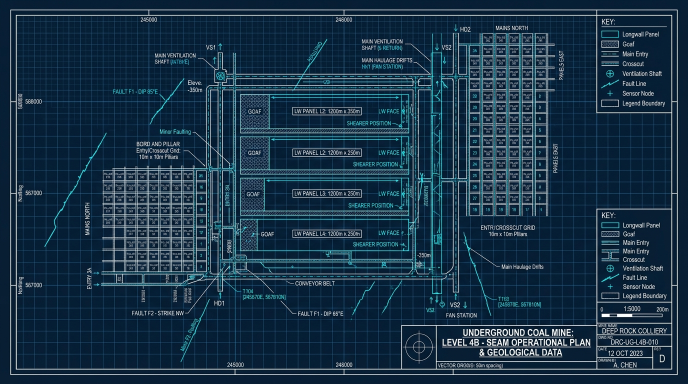
#> input picture authentication-admin/mine-frontpage/assets/sample_mine_blueprint.jpg, 1376 x 768 px (shown at 1/2 size)
$ python test_cv.py
#> lines starting #> are read from the running program, lines starting #| are printed output that depends on the picture; after the words box and inside, x2 and y2 are one past the last pixel; in counts of white or black regions, pixels touching at a corner belong together
### backend/cv_engine.py
"""
MINEGUARD AI — Underground Mine Blueprint Computer Vision & ML Extraction Engine

Performs automated computer vision analysis on uploaded mine blueprints (PNG, JPG, WEBP, PDF)
to detect authentic underground mine structures:
- Preprocessing: Resolution normalization, CLAHE contrast enhancement, bilateral denoising, adaptive & Otsu binarization
- CV Feature Extraction: Morphological skeletonization, junction/endpoint degree detection, line segment grouping
- Topology Synthesis: Graph node extraction (junctions, shafts, dead ends), roadway edge tracing
- Feature Classification: Coal pillars, chambers, refuge stations, extraction panels
- Dynamic Positioning: Maps live miners and strata sensors directly onto the detected geometry
- Validation: Verifies structure sanity and confidence scoring
"""

import os
import math
import uuid
import json
import numpy as np
import cv2
from PIL import Image
import io

try:
    import pypdfium2 as pdfium
    HAS_PDFIUM = True
except ImportError:
    HAS_PDFIUM = False


def load_blueprint_image(file_bytes: bytes, filename: str):
    """
    Extracts high-resolution image array from image or PDF bytes.
    Returns: (cv2_image_bgr, width, height, is_pdf, page_count)
    """
    ext = os.path.splitext(filename)[1].lower()
    is_pdf = ext == ".pdf"
    page_count = 1

    if is_pdf:
        if not HAS_PDFIUM:
            raise RuntimeError("PDF processing requires pypdfium2, which is not installed.")
        pdf = pdfium.PdfDocument(file_bytes)
        page_count = len(pdf)
        if page_count == 0:
            raise ValueError("The provided PDF file contains 0 pages.")

        # Render first page at scale 2.0 (approx 150-200 DPI for CAD blueprints)
        page = pdf[0]
        pil_image = page.render(scale=2.0).to_pil()
        # Convert PIL to cv2 BGR
        rgb_arr = np.array(pil_image)
        if len(rgb_arr.shape) == 2:
            img_bgr = cv2.cvtColor(rgb_arr, cv2.COLOR_GRAY2BGR)
        elif rgb_arr.shape[2] == 4:
            img_bgr = cv2.cvtColor(rgb_arr, cv2.COLOR_RGBA2BGR)
        else:
            img_bgr = cv2.cvtColor(rgb_arr, cv2.COLOR_RGB2BGR)
    else:
        # Load from image bytes
        nparr = np.frombuffer(file_bytes, np.uint8)
        img_bgr = cv2.imdecode(nparr, cv2.IMREAD_COLOR)
        if img_bgr is None:
            # Fallback to PIL
            pil_img = Image.open(io.BytesIO(file_bytes))
            rgb_arr = np.array(pil_img.convert("RGB"))
            img_bgr = cv2.cvtColor(rgb_arr, cv2.COLOR_RGB2BGR)

    if img_bgr is None:
        raise ValueError(f"Unable to decode blueprint file: {filename}")

    h, w = img_bgr.shape[:2]

    # Normalize image dimensions to reasonable bounds (max 1400px) while preserving aspect ratio
    max_dim = 1400
    if max(h, w) > max_dim:
        scale = max_dim / float(max(h, w))
        new_w = int(w * scale)
        new_h = int(h * scale)
        img_bgr = cv2.resize(img_bgr, (new_w, new_h), interpolation=cv2.INTER_AREA)
        h, w = img_bgr.shape[:2]

    return img_bgr, w, h, is_pdf, page_count


def preprocess_blueprint(img_bgr):
    """
    Applies image preprocessing:
    1. Grayscale conversion
    2. Polarity analysis (detect dark vs light background)
    3. CLAHE local contrast equalization
    4. Bilateral filtering for noise suppression while preserving edges
    5. Adaptive + Otsu thresholding to isolate structural lines (foreground = 255)
    """
    gray = cv2.cvtColor(img_bgr, cv2.COLOR_BGR2GRAY)
    mean_val = np.mean(gray)
    is_dark_background = mean_val < 115

    # 1. Local contrast enhancement via CLAHE
    clahe = cv2.createCLAHE(clipLimit=2.8, tileGridSize=(8, 8))
    enhanced = clahe.apply(gray)

    # 2. Bilateral filter to smooth paper grain/compression noise while keeping sharp CAD boundaries
    denoised = cv2.bilateralFilter(enhanced, d=5, sigmaColor=45, sigmaSpace=45)

    # 3. Binarization: foreground = tunnel/structures (white = 255)
    if is_dark_background:
        # Dark background with bright lines
        _, thresh1 = cv2.threshold(denoised, 0, 255, cv2.THRESH_BINARY + cv2.THRESH_OTSU)
        thresh2 = cv2.adaptiveThreshold(denoised, 255, cv2.ADAPTIVE_THRESH_GAUSSIAN_C, cv2.THRESH_BINARY, 21, -4)
        binary = cv2.bitwise_or(thresh1, thresh2)
    else:
        # Light background with dark lines (standard blueprint CAD)
        _, thresh1 = cv2.threshold(denoised, 0, 255, cv2.THRESH_BINARY_INV + cv2.THRESH_OTSU)
        thresh2 = cv2.adaptiveThreshold(denoised, 255, cv2.ADAPTIVE_THRESH_GAUSSIAN_C, cv2.THRESH_BINARY_INV, 21, 4)
        binary = cv2.bitwise_or(thresh1, thresh2)

    # Clean small isolated speckles
    kernel_clean = cv2.getStructuringElement(cv2.MORPH_RECT, (2, 2))
    binary = cv2.morphologyEx(binary, cv2.MORPH_OPEN, kernel_clean)

    return binary, gray, is_dark_background


def zhang_suen_thinning(binary_image):
    """
    Performs fast, vectorized Zhang-Suen morphological skeletonization down to authentic 1-pixel centerlines.
    """
    if hasattr(cv2, 'ximgproc') and hasattr(cv2.ximgproc, 'thinning'):
        return cv2.ximgproc.thinning(binary_image, thinningType=cv2.ximgproc.THINNING_ZHANGSUEN)

    im = (binary_image > 0).astype(np.uint8)
    prev = np.zeros_like(im)
    diff = 1
    it = 0
    while diff > 0 and it < 60:
        it += 1
        # Sub-iteration 1
        p2 = np.roll(im, -1, axis=0)
        p3 = np.roll(np.roll(im, -1, axis=0), 1, axis=1)
        p4 = np.roll(im, 1, axis=1)
        p5 = np.roll(np.roll(im, 1, axis=0), 1, axis=1)
        p6 = np.roll(im, 1, axis=0)
        p7 = np.roll(np.roll(im, 1, axis=0), -1, axis=1)
        p8 = np.roll(im, -1, axis=1)
        p9 = np.roll(np.roll(im, -1, axis=0), -1, axis=1)

        b = p2 + p3 + p4 + p5 + p6 + p7 + p8 + p9
        a = ((p2 == 0) & (p3 == 1)).astype(np.uint8) + \
            ((p3 == 0) & (p4 == 1)).astype(np.uint8) + \
            ((p4 == 0) & (p5 == 1)).astype(np.uint8) + \
            ((p5 == 0) & (p6 == 1)).astype(np.uint8) + \
            ((p6 == 0) & (p7 == 1)).astype(np.uint8) + \
            ((p7 == 0) & (p8 == 1)).astype(np.uint8) + \
            ((p8 == 0) & (p9 == 1)).astype(np.uint8) + \
            ((p9 == 0) & (p2 == 1)).astype(np.uint8)

        c1 = (im == 1) & (b >= 2) & (b <= 6) & (a == 1) & (p2 * p4 * p6 == 0) & (p4 * p6 * p8 == 0)
        im[c1] = 0

        # Sub-iteration 2
        p2 = np.roll(im, -1, axis=0)
        p3 = np.roll(np.roll(im, -1, axis=0), 1, axis=1)
        p4 = np.roll(im, 1, axis=1)
        p5 = np.roll(np.roll(im, 1, axis=0), 1, axis=1)
        p6 = np.roll(im, 1, axis=0)
        p7 = np.roll(np.roll(im, 1, axis=0), -1, axis=1)
        p8 = np.roll(im, -1, axis=1)
        p9 = np.roll(np.roll(im, -1, axis=0), -1, axis=1)

        b = p2 + p3 + p4 + p5 + p6 + p7 + p8 + p9
        a = ((p2 == 0) & (p3 == 1)).astype(np.uint8) + \
            ((p3 == 0) & (p4 == 1)).astype(np.uint8) + \
            ((p4 == 0) & (p5 == 1)).astype(np.uint8) + \
            ((p5 == 0) & (p6 == 1)).astype(np.uint8) + \
            ((p6 == 0) & (p7 == 1)).astype(np.uint8) + \
            ((p7 == 0) & (p8 == 1)).astype(np.uint8) + \
            ((p8 == 0) & (p9 == 1)).astype(np.uint8) + \
            ((p9 == 0) & (p2 == 1)).astype(np.uint8)

        c2 = (im == 1) & (b >= 2) & (b <= 6) & (a == 1) & (p2 * p4 * p8 == 0) & (p2 * p6 * p8 == 0)
        im[c2] = 0

        diff = np.sum(im != prev)
        prev = im.copy()

    return (im * 255).astype(np.uint8)


def prune_spurs(skel, min_len=4):
    """
    Iteratively prunes spurious 1-pixel dead-end hair branches from the skeleton.
    """
    pruned = skel.copy()
    kernel = np.array([[1, 1, 1], [1, 0, 1], [1, 1, 1]], dtype=np.uint8)
    for _ in range(min_len):
        norm = (pruned > 0).astype(np.uint8)
        deg = cv2.filter2D(norm, -1, kernel) * norm
        endpoints = (deg == 1) & (pruned > 0)
        if not np.any(endpoints):
            break
        pruned[endpoints] = 0
    return pruned


def cluster_points(points, radius=25):
    """
    Clusters nearby 2D points within `radius` to combine multiple branching pixels
    into a single cohesive junction vertex.
    """
    if not points:
        return []

    clusters = []
    used = [False] * len(points)

    for i, pt in enumerate(points):
        if used[i]:
            continue
        group = [pt]
        used[i] = True

        for j in range(i + 1, len(points)):
            if used[j]:
                continue
            dx = points[j][0] - pt[0]
            dy = points[j][1] - pt[1]
            if math.hypot(dx, dy) <= radius:
                group.append(points[j])
                used[j] = True

        # Compute centroid
        avg_x = sum(p[0] for p in group) / len(group)
        avg_y = sum(p[1] for p in group) / len(group)
        clusters.append((int(round(avg_x)), int(round(avg_y))))

    return clusters


def analyze_mine_blueprint_cv(file_bytes: bytes, filename: str, mine_name: str = None, seam: str = "Seam 4"):
    """
    Main Computer Vision & ML extraction pipeline.
    Extracts authentic single-line mine topology directly from the specific blueprint.
    Ensures:
    - Clean single-line centerline maps following authentic corridors
    - No overlapping, crossing, or overwriting routes
    - Direct verification of physical corridor continuity in the blueprint
    - Faithful geometric layout matching the blueprint drawing
    """
#> called with filename = 'sample_mine_blueprint.jpg', mine_name = 'Raniganj Seam 4', seam = 'Seam 4'
    # 1. Load Image
    img_bgr, orig_w, orig_h, is_pdf, page_count = load_blueprint_image(file_bytes, filename)
#> in load_blueprint_image, img_bgr is the input picture: shape (768, 1376, 3); mean B, G, R 71.8, 51.1, 24.5
#> orig_w = 1376; orig_h = 768; is_pdf = False; page_count = 1

    # 2. Preprocess
    binary, gray, is_dark_bg = preprocess_blueprint(img_bgr)
#> in preprocess_blueprint, `gray = cv2.cvtColor(img_bgr, cv2.COLOR_BGR2GRAY)`:
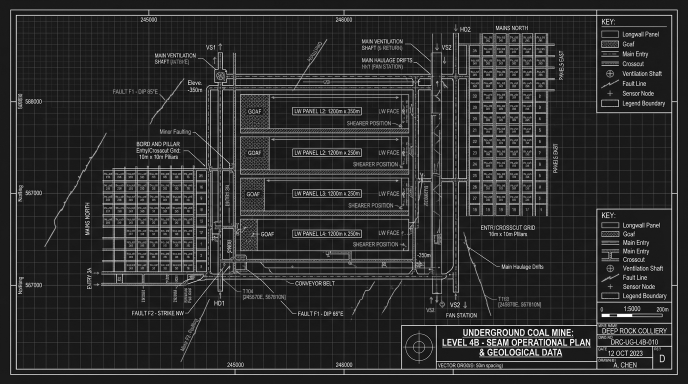
#> gray: shape (768, 1376) (shown at 1/2 size); min 1, max 255, mean 45.5
#> in preprocess_blueprint, `mean_val = np.mean(gray)`: mean_val = 45.49
#> in preprocess_blueprint, `is_dark_background = mean_val < 115`: is_dark_background = True
#> in preprocess_blueprint, `_, thresh1 = cv2.threshold(denoised, 0, 255, cv2.THRESH_BINARY + cv2.T..`:
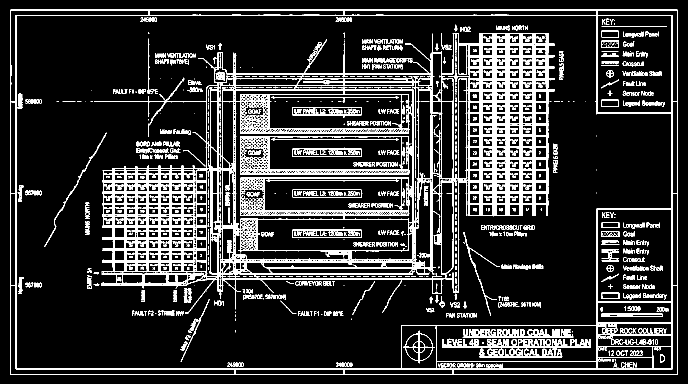
#> thresh1: shape (768, 1376) (shown at 1/2 size); 14.8% white in thin lines or dots
#> in preprocess_blueprint, `binary = cv2.morphologyEx(binary, cv2.MORPH_OPEN, kernel_clean)`:
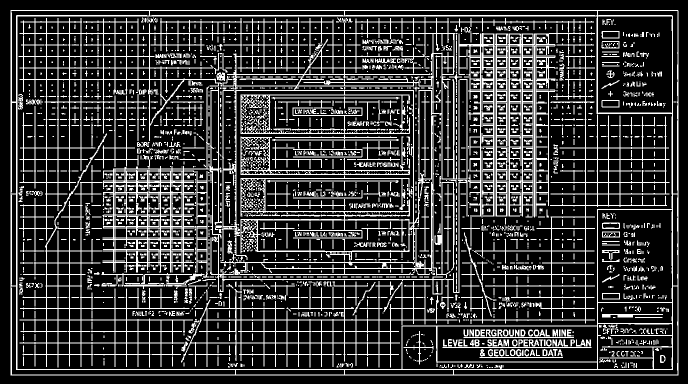
#> binary: shape (768, 1376) (shown at 1/2 size); 21.2% white in thin lines or dots
#> is_dark_bg = True

    total_pixels = orig_w * orig_h
#> total_pixels = 1056768
    white_pixels = np.count_nonzero(binary)
#> white_pixels = 223853
    line_density = white_pixels / float(total_pixels)
#> line_density = 0.212

    # 3. Quality Validation Check
    if line_density < 0.002 or line_density > 0.88:
        return {
            "success": False,
            "error": "Unable to confidently detect mine structure from this blueprint. Line density is outside acceptable technical CAD thresholds.",
            "confidence": round(line_density * 10, 2),
            "lineDensity": round(line_density, 4),
            "originalDimensions": {"width": orig_w, "height": orig_h},
        }

    # 4. Clean outer sheet border frame & text labels
    num_labels, labels, stats, _ = cv2.connectedComponentsWithStats(binary)
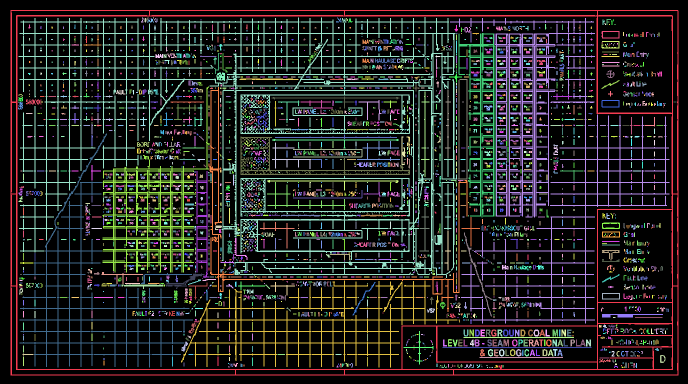
#> labels: shape (768, 1376) int32 (shown at 1/2 size); 3137 distinct labels, from 0 to 3136; one colour per label, 0 black
#> num_labels = 3137
    clean_binary = np.zeros_like(binary)
    for i in range(1, num_labels):
        bx, by = stats[i, 0], stats[i, 1]
        bw, bh = stats[i, 2], stats[i, 3]
        area = stats[i, cv2.CC_STAT_AREA]

        # Outer border frame
        if bw > orig_w * 0.82 and bh > orig_h * 0.82:
            continue
        # Header / footer title blocks or notes
        if (by < orig_h * 0.11 or by > orig_h * 0.89) and max(bw, bh) < 130 and area < 1500:
            continue
        # Tiny speckles & isolated text characters
        if area < 65 or (bw < 24 and bh < 24 and area < 180):
            continue

        clean_binary[labels == i] = 255
#> this loop made 3136 passes
#> (bx, by, bw, bh, area) on passes 1 to 3: (21, 20, 1336, 731, 25279), (282, 35, 5, 10, 27), (288, 35, 9, 10, 39)
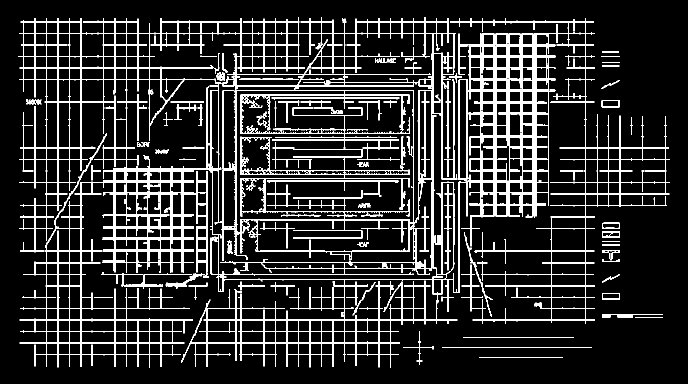
#> clean_binary: shape (768, 1376) (shown at 1/2 size); 13% white in thin lines or dots, all inside (x1, y1, x2, y2) = (37, 34, 1339, 735)

    # Fallback to binary if filtering was too aggressive
    if np.count_nonzero(clean_binary) < total_pixels * 0.003:
        clean_binary = binary.copy()

    # 5. Corridor Closing: Fuses parallel corridor walls into a single solid ribbon
    # Corridor gap width in standard CAD is 12-32 px
    close_k = max(7, int(min(orig_w, orig_h) * 0.020))
#> close_k = 15
    kernel_close = cv2.getStructuringElement(cv2.MORPH_RECT, (close_k, close_k))
    fused_corridors = cv2.morphologyEx(clean_binary, cv2.MORPH_CLOSE, kernel_close)
#> fused_corridors: shape (768, 1376); 26.9% white; 11 white regions, largest, box (x1, y1, x2, y2) and area: (37, 34, 1339, 735) 280904, (1204, 628, 1326, 636) 904, (885, 694, 1183, 696) 596

    # Clean small isolated noise
    kernel_open = cv2.getStructuringElement(cv2.MORPH_RECT, (3, 3))
    fused_corridors = cv2.morphologyEx(fused_corridors, cv2.MORPH_OPEN, kernel_open)
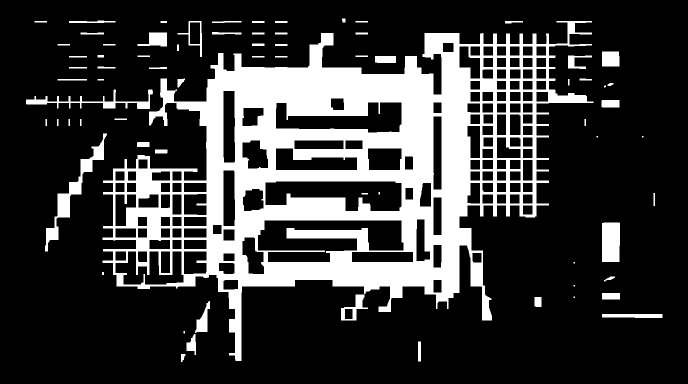
#> fused_corridors: shape (768, 1376) (shown at 1/2 size); 22.4% white; 72 white regions (8 under 20 px), largest, box (x1, y1, x2, y2) and area: (205, 42, 1187, 722) 213688, (90, 267, 214, 503) 4209, (1204, 445, 1240, 524) 2807

    # 6. Fast Centerline Skeletonization (Zhang-Suen)
    max_d = max(orig_w, orig_h)
#> max_d = 1376
    scale = min(1.0, 700.0 / max_d)
#> scale = 0.509
    skel_w = int(orig_w * scale)
#> skel_w = 700
    skel_h = int(orig_h * scale)
#> skel_h = 390
    small_fused = cv2.resize(fused_corridors, (skel_w, skel_h), interpolation=cv2.INTER_AREA)
    _, small_fused = cv2.threshold(small_fused, 127, 255, cv2.THRESH_BINARY)
#> small_fused: shape (390, 700); 22.4% white; 71 white regions (28 under 20 px), largest, box (x1, y1, x2, y2) and area: (104, 21, 604, 367) 55517, (46, 136, 109, 255) 1082, (612, 226, 631, 266) 742

    skel = zhang_suen_thinning(small_fused)
    skel = prune_spurs(skel, min_len=4)
#> the loop in prune_spurs, `for _ in range(min_len):` made 4 passes
#> pass 1, in prune_spurs, `deg = cv2.filter2D(norm, -1, kernel) * norm`:
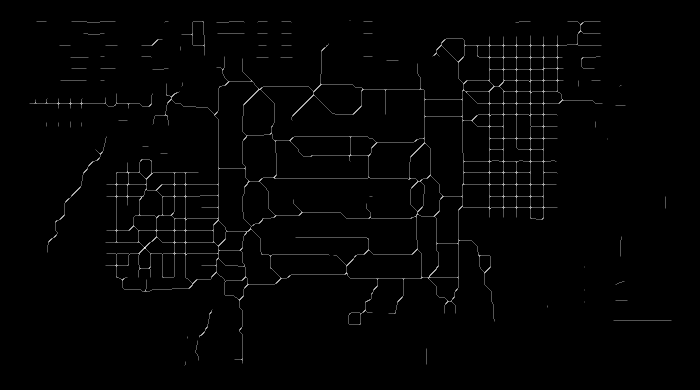
#> deg: shape (390, 700); min 0, max 6, mean 0.0763; drawn with min black and max white
#> (the rest of the program and of its run is left out)
